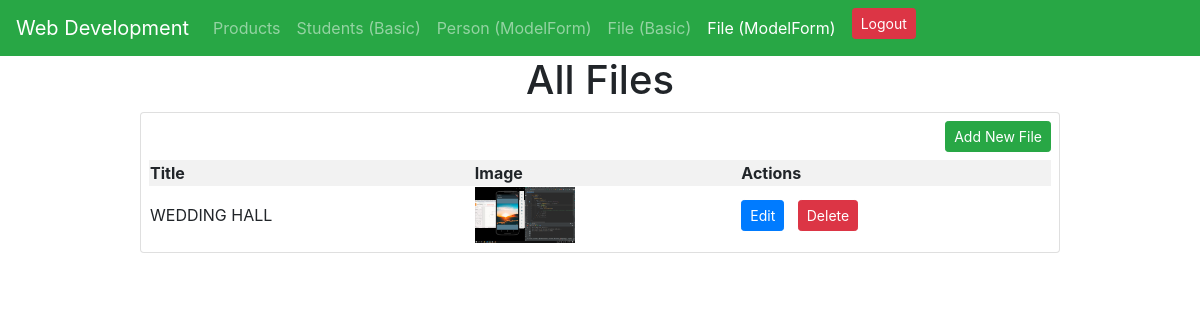
/products/getFileMF (signed in), run on the app's committed database.
### products/models.py (models this page shows)
class FileUpload(models.Model):
    title = models.CharField(max_length=200)
    file = models.FileField(upload_to='static/uploads')

### products/views.py (the view)
# urls.py: path('/getFileMF', views.get_file_mf),
@login_required
def get_file_mf(request):
    files = FileUpload.objects.all()
    context= {
        'files':files,
        'activate_fileMF':'active'
    }
    return render(request, 'products/showFileMF.html', context)

### products/templates/products/showFileMF.html (shortened to what this page needs)
{% extends 'layout.html' %}
{% block content %}
<div class="container">
    <div class="row">
        <div class="col-md-10 offset-md-1">
            <h1 class="text-center">All Files</h1>
            <div class="card py-2 px-2">
                <a class="btn btn-success btn-sm ml-auto mb-2" href="/products/postFileMF">Add New File</a>
                <table class="table-striped">
                    <tr>
                        <th>Title</th>
                        <th>Image</th>
                        <th>Actions</th>
                    </tr>
                    {% for file in files %}
                    <tr>
                        <td> {{ file.title }}</td>
                        <td> <img src="/{{file.file}}" alt="file_image" width="100"></td>
                        <td><a href="/products/updateFileMF/{{file.id}}" class="btn btn-primary btn-sm">Edit</a> &nbsp;
                            <a href="/products/deleteFileMF/{{file.id}}" class="btn btn-danger btn-sm"
                               onclick="return confirm('Are you sure want to delete this file?')">Delete</a></td>
                    </tr>
                    {% endfor %}
                </table>
            </div>
        </div>
    </div>
</div>
{% endblock %}

### data on the page
FileUpload: title "WEDDING HALL", file (picture)
